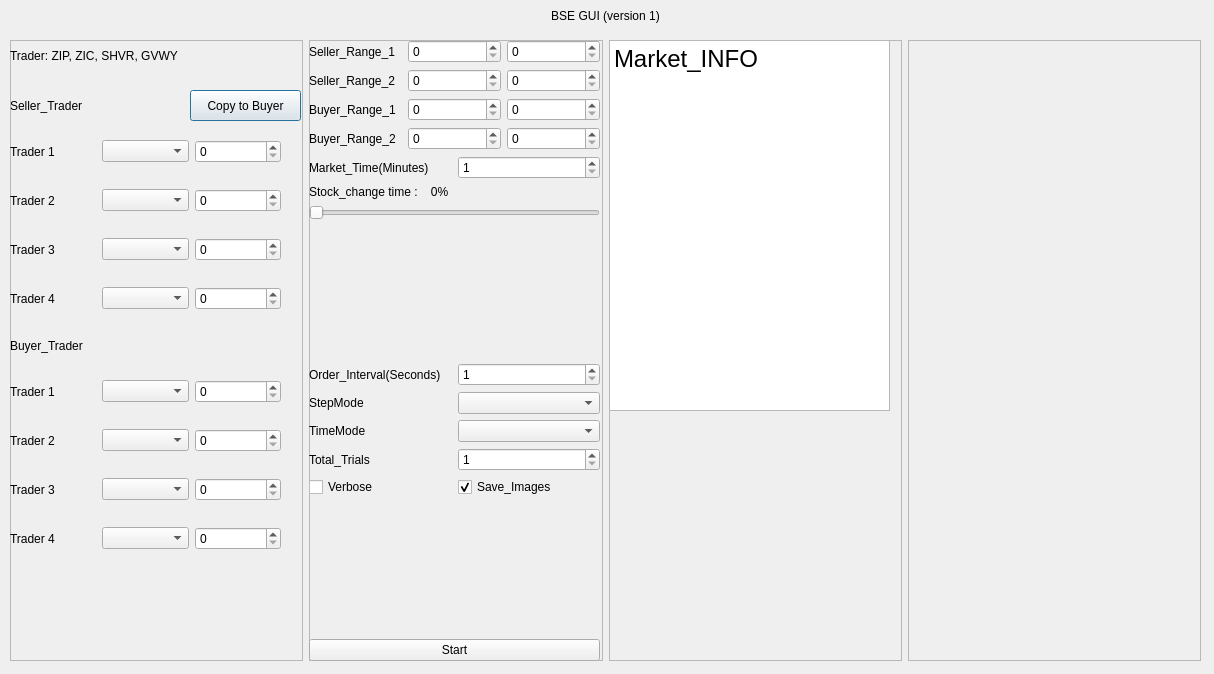
<?xml version="1.0" encoding="UTF-8"?>
<ui version="4.0">
 <class>main_window</class>
 <widget class="QDialog" name="main_window">
  <property name="geometry">
   <rect>
    <x>0</x>
    <y>0</y>
    <width>1214</width>
    <height>674</height>
   </rect>
  </property>
  <property name="windowTitle">
   <string>Dialog</string>
  </property>
  <widget class="QLabel" name="label">
   <property name="geometry">
    <rect>
     <x>220</x>
     <y>0</y>
     <width>771</width>
     <height>31</height>
    </rect>
   </property>
   <property name="text">
    <string>BSE GUI (version 1)</string>
   </property>
   <property name="textFormat">
    <enum>Qt::AutoText</enum>
   </property>
   <property name="alignment">
    <set>Qt::AlignCenter</set>
   </property>
  </widget>
  <widget class="QWidget" name="horizontalLayoutWidget">
   <property name="geometry">
    <rect>
     <x>10</x>
     <y>40</y>
     <width>1191</width>
     <height>621</height>
    </rect>
   </property>
   <layout class="QHBoxLayout" name="horizontalLayout_main">
    <item>
     <widget class="QFrame" name="frame_traders">
      <property name="frameShape">
       <enum>QFrame::StyledPanel</enum>
      </property>
      <property name="frameShadow">
       <enum>QFrame::Raised</enum>
      </property>
      <widget class="QLabel" name="label_Trader_desc">
       <property name="geometry">
        <rect>
         <x>0</x>
         <y>0</y>
         <width>191</width>
         <height>31</height>
        </rect>
       </property>
       <property name="text">
        <string>Trader: ZIP, ZIC, SHVR, GVWY</string>
       </property>
      </widget>
      <widget class="QWidget" name="verticalLayoutWidget">
       <property name="geometry">
        <rect>
         <x>0</x>
         <y>80</y>
         <width>271</width>
         <height>211</height>
        </rect>
       </property>
       <layout class="QVBoxLayout" name="verticalLayout_2">
        <item>
         <layout class="QHBoxLayout" name="horizontalLayout_3">
          <item>
           <widget class="QLabel" name="label_trader_1">
            <property name="text">
             <string>Trader 1</string>
            </property>
           </widget>
          </item>
          <item>
           <widget class="QComboBox" name="comboBox_t1"/>
          </item>
          <item>
           <widget class="QSpinBox" name="spinBox_t1"/>
          </item>
         </layout>
        </item>
        <item>
         <layout class="QHBoxLayout" name="horizontalLayout_5">
          <item>
           <widget class="QLabel" name="label_trader_2">
            <property name="text">
             <string>Trader 2</string>
            </property>
           </widget>
          </item>
          <item>
           <widget class="QComboBox" name="comboBox_t2"/>
          </item>
          <item>
           <widget class="QSpinBox" name="spinBox_t2"/>
          </item>
         </layout>
        </item>
        <item>
         <layout class="QHBoxLayout" name="horizontalLayout_6">
          <item>
           <widget class="QLabel" name="label_trader_3">
            <property name="text">
             <string>Trader 3</string>
            </property>
           </widget>
          </item>
          <item>
           <widget class="QComboBox" name="comboBox_t3"/>
          </item>
          <item>
           <widget class="QSpinBox" name="spinBox_t3"/>
          </item>
         </layout>
        </item>
        <item>
         <layout class="QHBoxLayout" name="horizontalLayout_7">
          <item>
           <widget class="QLabel" name="label_trader_4">
            <property name="text">
             <string>Trader 4</string>
            </property>
           </widget>
          </item>
          <item>
           <widget class="QComboBox" name="comboBox_t4"/>
          </item>
          <item>
           <widget class="QSpinBox" name="spinBox_t4"/>
          </item>
         </layout>
        </item>
       </layout>
      </widget>
      <widget class="QLabel" name="label_Seller_Trader">
       <property name="geometry">
        <rect>
         <x>0</x>
         <y>50</y>
         <width>181</width>
         <height>31</height>
        </rect>
       </property>
       <property name="text">
        <string>Seller_Trader</string>
       </property>
      </widget>
      <widget class="QLabel" name="label_Buyer_Trader">
       <property name="geometry">
        <rect>
         <x>0</x>
         <y>290</y>
         <width>181</width>
         <height>31</height>
        </rect>
       </property>
       <property name="text">
        <string>Buyer_Trader</string>
       </property>
      </widget>
      <widget class="QWidget" name="verticalLayoutWidget_2">
       <property name="geometry">
        <rect>
         <x>0</x>
         <y>320</y>
         <width>271</width>
         <height>211</height>
        </rect>
       </property>
       <layout class="QVBoxLayout" name="verticalLayout_4">
        <item>
         <layout class="QHBoxLayout" name="horizontalLayout_8">
          <item>
           <widget class="QLabel" name="label_trader_5">
            <property name="text">
             <string>Trader 1</string>
            </property>
           </widget>
          </item>
          <item>
           <widget class="QComboBox" name="comboBox_t5"/>
          </item>
          <item>
           <widget class="QSpinBox" name="spinBox_t5"/>
          </item>
         </layout>
        </item>
        <item>
         <layout class="QHBoxLayout" name="horizontalLayout_9">
          <item>
           <widget class="QLabel" name="label_trader_6">
            <property name="text">
             <string>Trader 2</string>
            </property>
           </widget>
          </item>
          <item>
           <widget class="QComboBox" name="comboBox_t6"/>
          </item>
          <item>
           <widget class="QSpinBox" name="spinBox_t6"/>
          </item>
         </layout>
        </item>
        <item>
         <layout class="QHBoxLayout" name="horizontalLayout_10">
          <item>
           <widget class="QLabel" name="label_trader_7">
            <property name="text">
             <string>Trader 3</string>
            </property>
           </widget>
          </item>
          <item>
           <widget class="QComboBox" name="comboBox_t7"/>
          </item>
          <item>
           <widget class="QSpinBox" name="spinBox_t7"/>
          </item>
         </layout>
        </item>
        <item>
         <layout class="QHBoxLayout" name="horizontalLayout_11">
          <item>
           <widget class="QLabel" name="label_trader_8">
            <property name="text">
             <string>Trader 4</string>
            </property>
           </widget>
          </item>
          <item>
           <widget class="QComboBox" name="comboBox_t8"/>
          </item>
          <item>
           <widget class="QSpinBox" name="spinBox_t8"/>
          </item>
         </layout>
        </item>
       </layout>
      </widget>
      <widget class="QPushButton" name="pushButton_CopytoBuyer">
       <property name="geometry">
        <rect>
         <x>180</x>
         <y>50</y>
         <width>111</width>
         <height>31</height>
        </rect>
       </property>
       <property name="text">
        <string>Copy to Buyer</string>
       </property>
      </widget>
     </widget>
    </item>
    <item>
     <widget class="QFrame" name="frame_Basic">
      <property name="frameShape">
       <enum>QFrame::StyledPanel</enum>
      </property>
      <property name="frameShadow">
       <enum>QFrame::Raised</enum>
      </property>
      <widget class="QWidget" name="layoutWidget">
       <property name="geometry">
        <rect>
         <x>0</x>
         <y>0</y>
         <width>291</width>
         <height>621</height>
        </rect>
       </property>
       <layout class="QVBoxLayout" name="verticalLayout_21">
        <item>
         <layout class="QVBoxLayout" name="verticalLayout_Limit_Ranges">
          <item>
           <layout class="QHBoxLayout" name="horizontalLayout">
            <item>
             <widget class="QLabel" name="label_2">
              <property name="text">
               <string>Seller_Range_1</string>
              </property>
             </widget>
            </item>
            <item>
             <widget class="QSpinBox" name="spinBox_sellerRange1">
              <property name="maximum">
               <number>500</number>
              </property>
             </widget>
            </item>
            <item>
             <widget class="QSpinBox" name="spinBox_sellerRange2">
              <property name="maximum">
               <number>500</number>
              </property>
             </widget>
            </item>
           </layout>
          </item>
          <item>
           <layout class="QHBoxLayout" name="horizontalLayout_12">
            <item>
             <widget class="QLabel" name="label_5">
              <property name="text">
               <string>Seller_Range_2</string>
              </property>
             </widget>
            </item>
            <item>
             <widget class="QSpinBox" name="spinBox_sellerRange3">
              <property name="maximum">
               <number>500</number>
              </property>
             </widget>
            </item>
            <item>
             <widget class="QSpinBox" name="spinBox_sellerRange4">
              <property name="maximum">
               <number>500</number>
              </property>
             </widget>
            </item>
           </layout>
          </item>
          <item>
           <layout class="QHBoxLayout" name="horizontalLayout_13">
            <item>
             <widget class="QLabel" name="label_6">
              <property name="text">
               <string>Buyer_Range_1</string>
              </property>
             </widget>
            </item>
            <item>
             <widget class="QSpinBox" name="spinBox_buyerRange1">
              <property name="maximum">
               <number>500</number>
              </property>
             </widget>
            </item>
            <item>
             <widget class="QSpinBox" name="spinBox_buyerRange2">
              <property name="maximum">
               <number>500</number>
              </property>
             </widget>
            </item>
           </layout>
          </item>
          <item>
           <layout class="QHBoxLayout" name="horizontalLayout_2">
            <item>
             <widget class="QLabel" name="label_3">
              <property name="text">
               <string>Buyer_Range_2</string>
              </property>
             </widget>
            </item>
            <item>
             <widget class="QSpinBox" name="spinBox_buyerRange3">
              <property name="maximum">
               <number>500</number>
              </property>
             </widget>
            </item>
            <item>
             <widget class="QSpinBox" name="spinBox_buyerRange4">
              <property name="maximum">
               <number>500</number>
              </property>
             </widget>
            </item>
           </layout>
          </item>
         </layout>
        </item>
        <item>
         <layout class="QHBoxLayout" name="horizontalLayout_Market_Time">
          <item>
           <widget class="QLabel" name="label_StepMode_5">
            <property name="text">
             <string>Market_Time(Minutes)</string>
            </property>
           </widget>
          </item>
          <item>
           <widget class="QSpinBox" name="spinBox_marketTime">
            <property name="minimum">
             <number>1</number>
            </property>
            <property name="maximum">
             <number>1000</number>
            </property>
           </widget>
          </item>
         </layout>
        </item>
        <item>
         <layout class="QVBoxLayout" name="verticalLayout">
          <property name="sizeConstraint">
           <enum>QLayout::SetMinimumSize</enum>
          </property>
          <item>
           <widget class="QLabel" name="label_change">
            <property name="text">
             <string>Stock_change time :    0%</string>
            </property>
           </widget>
          </item>
          <item>
           <widget class="QSlider" name="horizontalSlider">
            <property name="orientation">
             <enum>Qt::Horizontal</enum>
            </property>
           </widget>
          </item>
         </layout>
        </item>
        <item>
         <spacer name="verticalSpacer_2">
          <property name="orientation">
           <enum>Qt::Vertical</enum>
          </property>
          <property name="sizeHint" stdset="0">
           <size>
            <width>20</width>
            <height>30</height>
           </size>
          </property>
         </spacer>
        </item>
        <item>
         <layout class="QHBoxLayout" name="horizontalLayout_Order_Interval">
          <item>
           <widget class="QLabel" name="label_StepMode_4">
            <property name="text">
             <string>Order_Interval(Seconds)</string>
            </property>
           </widget>
          </item>
          <item>
           <widget class="QSpinBox" name="spinBox_orderInterval">
            <property name="minimum">
             <number>1</number>
            </property>
            <property name="maximum">
             <number>500</number>
            </property>
           </widget>
          </item>
         </layout>
        </item>
        <item>
         <layout class="QHBoxLayout" name="horizontalLayout_StepMode">
          <item>
           <widget class="QLabel" name="label_StepMode">
            <property name="text">
             <string>StepMode</string>
            </property>
           </widget>
          </item>
          <item>
           <widget class="QComboBox" name="comboBox_stepMode"/>
          </item>
         </layout>
        </item>
        <item>
         <layout class="QHBoxLayout" name="horizontalLayout_TimeMode">
          <item>
           <widget class="QLabel" name="label_StepMode_2">
            <property name="text">
             <string>TimeMode</string>
            </property>
           </widget>
          </item>
          <item>
           <widget class="QComboBox" name="comboBox_timeMode"/>
          </item>
         </layout>
        </item>
        <item>
         <layout class="QHBoxLayout" name="horizontalLayout_Total_Trials">
          <item>
           <widget class="QLabel" name="label_StepMode_3">
            <property name="text">
             <string>Total_Trials</string>
            </property>
           </widget>
          </item>
          <item>
           <widget class="QSpinBox" name="spinBox_totalTrials">
            <property name="minimum">
             <number>1</number>
            </property>
            <property name="maximum">
             <number>10000</number>
            </property>
           </widget>
          </item>
         </layout>
        </item>
        <item>
         <layout class="QHBoxLayout" name="horizontalLayout_Verbose">
          <item>
           <widget class="QCheckBox" name="checkBox_verbose">
            <property name="text">
             <string>Verbose</string>
            </property>
           </widget>
          </item>
          <item>
           <widget class="QCheckBox" name="checkBox_saveImages">
            <property name="text">
             <string>Save_Images</string>
            </property>
            <property name="checkable">
             <bool>true</bool>
            </property>
            <property name="checked">
             <bool>true</bool>
            </property>
           </widget>
          </item>
         </layout>
        </item>
        <item>
         <spacer name="verticalSpacer">
          <property name="orientation">
           <enum>Qt::Vertical</enum>
          </property>
          <property name="sizeHint" stdset="0">
           <size>
            <width>20</width>
            <height>30</height>
           </size>
          </property>
         </spacer>
        </item>
        <item>
         <widget class="QPushButton" name="pushButton_Start">
          <property name="text">
           <string>Start</string>
          </property>
         </widget>
        </item>
       </layout>
      </widget>
     </widget>
    </item>
    <item>
     <widget class="QFrame" name="frame_Outcome">
      <property name="frameShape">
       <enum>QFrame::StyledPanel</enum>
      </property>
      <property name="frameShadow">
       <enum>QFrame::Raised</enum>
      </property>
      <widget class="QTextEdit" name="textEdit_info">
       <property name="geometry">
        <rect>
         <x>0</x>
         <y>0</y>
         <width>281</width>
         <height>371</height>
        </rect>
       </property>
       <property name="verticalScrollBarPolicy">
        <enum>Qt::ScrollBarAlwaysOff</enum>
       </property>
       <property name="html">
        <string>&lt;!DOCTYPE HTML PUBLIC &quot;-//W3C//DTD HTML 4.0//EN&quot; &quot;http://www.w3.org/TR/REC-html40/strict.dtd&quot;&gt;
&lt;html&gt;&lt;head&gt;&lt;meta name=&quot;qrichtext&quot; content=&quot;1&quot; /&gt;&lt;style type=&quot;text/css&quot;&gt;
p, li { white-space: pre-wrap; }
&lt;/style&gt;&lt;/head&gt;&lt;body style=&quot; font-family:'.AppleSystemUIFont'; font-size:13pt; font-weight:400; font-style:normal;&quot;&gt;
&lt;p style=&quot; margin-top:0px; margin-bottom:0px; margin-left:0px; margin-right:0px; -qt-block-indent:0; text-indent:0px;&quot;&gt;&lt;span style=&quot; font-size:18pt;&quot;&gt;Market_INFO&lt;/span&gt;&lt;/p&gt;&lt;/body&gt;&lt;/html&gt;</string>
       </property>
      </widget>
      <widget class="QLabel" name="label_map1">
       <property name="geometry">
        <rect>
         <x>0</x>
         <y>370</y>
         <width>281</width>
         <height>251</height>
        </rect>
       </property>
       <property name="text">
        <string/>
       </property>
      </widget>
     </widget>
    </item>
    <item>
     <widget class="QFrame" name="frame_Outcome_2">
      <property name="frameShape">
       <enum>QFrame::StyledPanel</enum>
      </property>
      <property name="frameShadow">
       <enum>QFrame::Raised</enum>
      </property>
      <widget class="QLabel" name="label_map2">
       <property name="geometry">
        <rect>
         <x>0</x>
         <y>10</y>
         <width>281</width>
         <height>281</height>
        </rect>
       </property>
       <property name="text">
        <string/>
       </property>
      </widget>
      <widget class="QLabel" name="label_map3">
       <property name="geometry">
        <rect>
         <x>0</x>
         <y>320</y>
         <width>281</width>
         <height>281</height>
        </rect>
       </property>
       <property name="text">
        <string/>
       </property>
      </widget>
     </widget>
    </item>
   </layout>
  </widget>
 </widget>
 <resources/>
 <connections/>
</ui>
